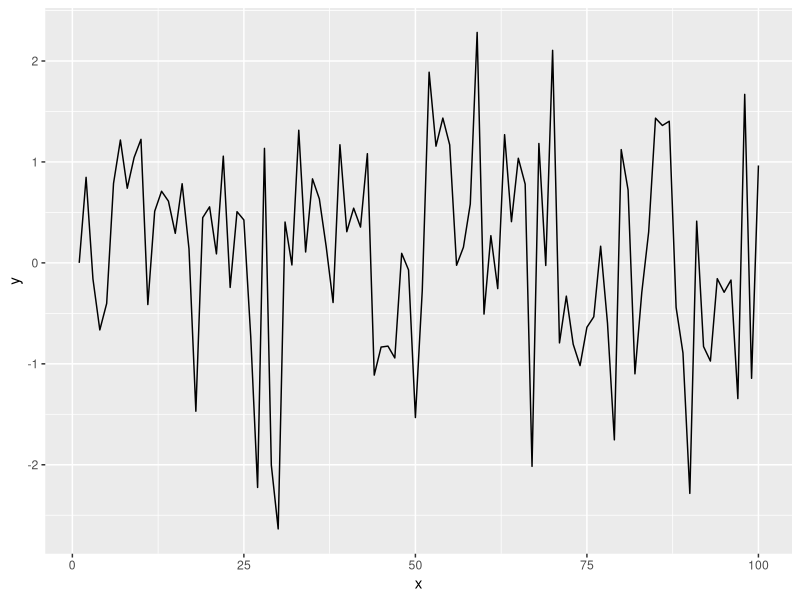

Write R code to recreate this figure.
## ---- chunk 1
library(tidyverse)
library(knitr)
## ---- chunk 2
z <- rnorm(100)
z %>%
  as_tibble() %>%
  head(n=10) %>%
  kable()
## ---- chunk 3
x = seq(1:100)
y = rnorm(100)
dat = data.frame(x, y)
ggplot(dat, aes(x = x, y = y)) + geom_line()
